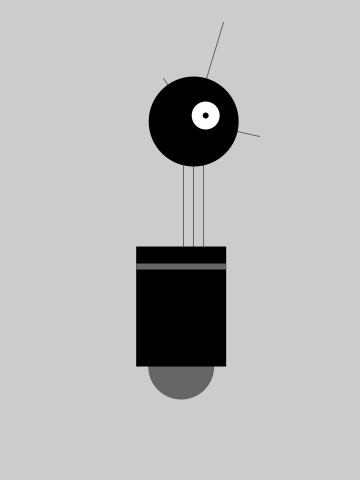
Frame 1 (no input)
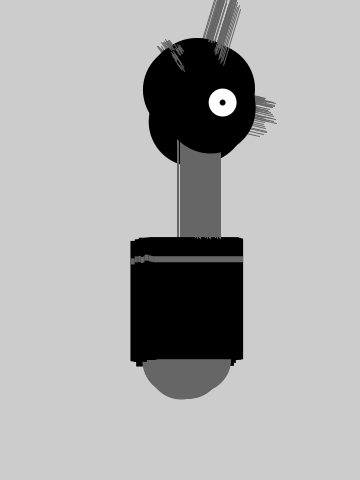
Frame 60 (the mouse pressed at the canvas centre just before this capture)
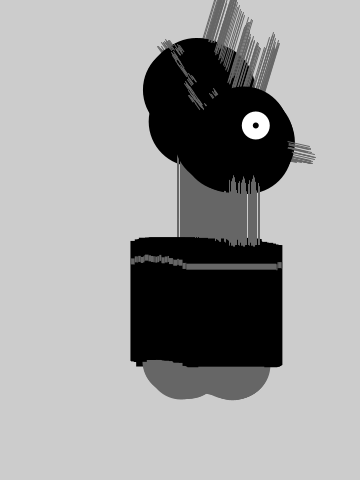
Frame 120 (the mouse held since frame 60 and released just before this capture)

The Processing sketch that drew these frames (run headless with seeded random() and noise(); from frame 60 on, the mouse is pressed at the canvas centre):

// Processing sketch: processing_39606
// ── processing_39606.pde

int time1 = 10000;
int time2 = 25000;
float speed =0.5;
float x = 180; // X-coordinate
float y = 400; // Y-coordinate
float bodyHeight = 153; // Body height
float neckHeight = 56; // Neck height
float radius = 45; // Head radius
float angle = 0.0; // Angle for motion
void setup() {
size(360, 480);
smooth();
ellipseMode(RADIUS);
background(204);
}
void draw() {
  int currentTime = millis();
  if (currentTime > time1) {
    x+= 0;
    y+=0; }else{
  
  // Change position by a small random amount
x += random(-4, 4);
y += random(-1, 1);
    }
    int currentTime2 = millis();
    if (currentTime > time2) {
x += random(-4, 4);
y += random(-1, 1);} else {   
  x+= 0;
    y+=0;
  }

// Change height of neck

neckHeight = 80 + sin(angle) * 30;
angle += 0.05;
// Adjust the height of the head
float ny = y - bodyHeight - neckHeight - radius;
// Neck

stroke(102);
line(x+2, y-bodyHeight, x+2, ny);
line(x+12, y-bodyHeight, x+12, ny);
line(x+22, y-bodyHeight, x+22, ny);
// Antennae
line(x+12, ny, x-18, ny-43);
line(x+12, ny, x+42, ny-99);
line(x+12, ny, x+78, ny+15);
// Body
noStroke();
fill(102);
ellipse(x, y-33, 33, 33);
fill(0);
rect(x-45, y-bodyHeight, 90, bodyHeight-33);
fill(102);
rect(x-45, y-bodyHeight+17, 90, 6);
// Head
{

x += speed; // Increase the value of x
if (x > width+radius) { // If the shape is off screen,
x = -radius; // move to the left edge
}
fill(0);
ellipse(x+12, ny, radius, radius);
fill(255);
ellipse(x+24, ny-6, 14, 14);
fill(0);
ellipse(x+24, ny-6, 3, 3);

}
}
